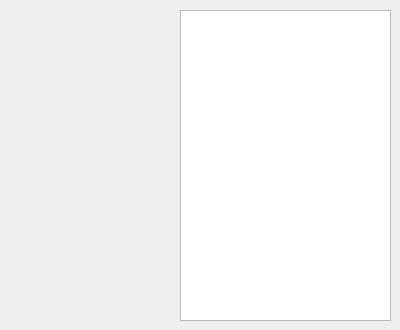
<?xml version="1.0" encoding="UTF-8"?>
<ui version="4.0">
 <class>PersonnelMG</class>
 <widget class="QWidget" name="PersonnelMG">
  <property name="geometry">
   <rect>
    <x>0</x>
    <y>0</y>
    <width>400</width>
    <height>330</height>
   </rect>
  </property>
  <property name="windowTitle">
   <string>人员管理</string>
  </property>
  <widget class="QTableView" name="PersonnelTableView">
   <property name="geometry">
    <rect>
     <x>180</x>
     <y>10</y>
     <width>211</width>
     <height>311</height>
    </rect>
   </property>
  </widget>
  <widget class="QWidget" name="verticalLayoutWidget_2">
   <property name="geometry">
    <rect>
     <x>10</x>
     <y>80</y>
     <width>151</width>
     <height>80</height>
    </rect>
   </property>
   <layout class="QVBoxLayout" name="mainLayout"/>
  </widget>
 </widget>
 <resources/>
 <connections/>
</ui>
